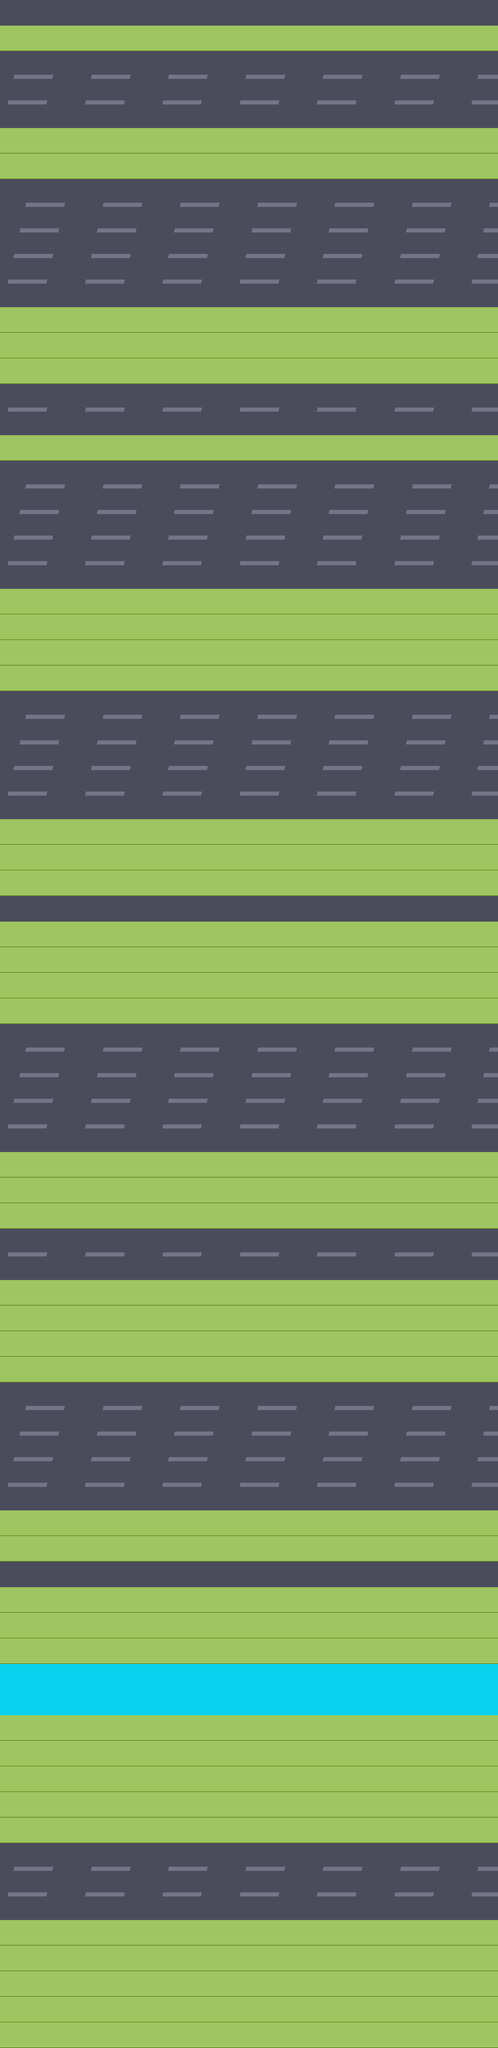

A 2D game scene composited from a Tiled map and its tileset images. What follows is a short description and the map's XML, with each tile layer's data collapsed to a summary:
An orthogonal 18x80 tile map with 80x74 px tiles, 3 tile layers (main, water, pro), 1 hidden layer not drawn, 2 tilesets and 117 objects.

<map version="1.0" tiledversion="1.1.4" orientation="orthogonal" renderorder="right-down" width="18" height="80" tilewidth="80" tileheight="74" infinite="0" nextobjectid="142">
 <tileset firstgid="1" name="road" tilewidth="80" tileheight="74" tilecount="360" columns="18">
  <image source="road.png" width="1508" height="1480" />
 </tileset>
 <tileset firstgid="361" name="sup" tilewidth="80" tileheight="74" tilecount="84" columns="7">
  <image source="sup.png" width="560" height="888" />
 </tileset>
 <layer name="main" width="18" height="80" opacity="0.9">
  <data>[1440 cells, 1440 non-empty, 216 distinct tile ids]</data>
 </layer>
 <layer name="water" width="18" height="80">
  <data>[1440 cells, 36 non-empty, 1 distinct tile ids]</data>
 </layer>
 <layer name="pro" width="18" height="80">
  <data>[1440 cells, 0 non-empty, 0 distinct tile ids]</data>
 </layer>
 <layer name="sup" width="18" height="80" visible="0">
  <data>[1440 cells, 245 non-empty, 35 distinct tile ids]</data>
 </layer>
 <objectgroup name="car">
  <object id="3" x="10" y="185">
   <properties>
    <property name="direction" value="2" />
    <property name="interval" value="3" />
    <property name="speed" value="2" />
    <property name="type" value="2" />
   </properties>
   <point />
  </object>
  <object id="4" x="10" y="37">
   <properties>
    <property name="direction" value="2" />
    <property name="interval" value="3" />
    <property name="speed" value="1" />
    <property name="type" value="1" />
   </properties>
   <point />
  </object>
  <object id="5" x="11" y="333">
   <properties>
    <property name="direction" value="2" />
    <property name="interval" value="3" />
    <property name="speed" value="1" />
    <property name="type" value="2" />
   </properties>
   <point />
  </object>
  <object id="6" x="10" y="703">
   <properties>
    <property name="direction" value="2" />
    <property name="interval" value="3" />
    <property name="speed" value="1" />
    <property name="type" value="1" />
   </properties>
   <point />
  </object>
  <object id="7" x="10" y="777">
   <properties>
    <property name="direction" value="2" />
    <property name="interval" value="3" />
    <property name="speed" value="2" />
    <property name="type" value="1" />
   </properties>
   <point />
  </object>
  <object id="8" x="10" y="1147">
   <properties>
    <property name="direction" value="2" />
    <property name="interval" value="3" />
    <property name="speed" value="2" />
    <property name="type" value="2" />
   </properties>
   <point />
  </object>
  <object id="9" x="10" y="1443">
   <properties>
    <property name="direction" value="2" />
    <property name="interval" value="3" />
    <property name="speed" value="3" />
    <property name="type" value="1" />
   </properties>
   <point />
  </object>
  <object id="10" x="10" y="1517">
   <properties>
    <property name="direction" value="2" />
    <property name="interval" value="3" />
    <property name="speed" value="1" />
    <property name="type" value="1" />
   </properties>
   <point />
  </object>
  <object id="11" x="10" y="2035">
   <properties>
    <property name="direction" value="2" />
    <property name="interval" value="3" />
    <property name="speed" value="2" />
    <property name="type" value="2" />
   </properties>
   <point />
  </object>
  <object id="12" x="10" y="2331">
   <properties>
    <property name="direction" value="2" />
    <property name="interval" value="3" />
    <property name="speed" value="2" />
    <property name="type" value="1" />
   </properties>
   <point />
  </object>
  <object id="13" x="10" y="3071">
   <properties>
    <property name="direction" value="2" />
    <property name="interval" value="3" />
    <property name="speed" value="1" />
    <property name="type" value="2" />
   </properties>
   <point />
  </object>
  <object id="14" x="10" y="3663">
   <properties>
    <property name="direction" value="2" />
    <property name="interval" value="3" />
    <property name="speed" value="2" />
    <property name="type" value="2" />
   </properties>
   <point />
  </object>
  <object id="15" x="12.6667" y="3293">
   <properties>
    <property name="direction" value="2" />
    <property name="interval" value="3" />
    <property name="speed" value="2" />
    <property name="type" value="2" />
   </properties>
   <point />
  </object>
  <object id="16" x="10" y="4107">
   <properties>
    <property name="direction" value="2" />
    <property name="interval" value="3" />
    <property name="speed" value="2" />
    <property name="type" value="1" />
   </properties>
   <point />
  </object>
  <object id="17" x="10" y="4329">
   <properties>
    <property name="direction" value="2" />
    <property name="interval" value="3" />
    <property name="speed" value="2" />
    <property name="type" value="1" />
   </properties>
   <point />
  </object>
  <object id="18" x="10" y="4255">
   <properties>
    <property name="direction" value="2" />
    <property name="interval" value="3" />
    <property name="speed" value="1" />
    <property name="type" value="1" />
   </properties>
   <point />
  </object>
  <object id="19" x="10" y="4551">
   <properties>
    <property name="direction" value="2" />
    <property name="interval" value="3" />
    <property name="speed" value="1" />
    <property name="type" value="1" />
   </properties>
   <point />
  </object>
  <object id="21" x="32" y="5383">
   <properties>
    <property name="direction" value="2" />
    <property name="interval" value="3" />
    <property name="speed" value="1" />
    <property name="type" value="1" />
   </properties>
   <point />
  </object>
  <object id="22" x="28" y="5531">
   <properties>
    <property name="direction" value="2" />
    <property name="interval" value="3" />
    <property name="speed" value="1" />
    <property name="type" value="2" />
   </properties>
   <point />
  </object>
  <object id="23" x="1430" y="259">
   <properties>
    <property name="direction" value="1" />
    <property name="interval" value="3" />
    <property name="speed" value="2" />
    <property name="type" value="1" />
   </properties>
   <point />
  </object>
  <object id="24" x="1430" y="555">
   <properties>
    <property name="direction" value="1" />
    <property name="interval" value="3" />
    <property name="speed" value="2" />
    <property name="type" value="2" />
   </properties>
   <point />
  </object>
  <object id="25" x="1430" y="625">
   <properties>
    <property name="direction" value="1" />
    <property name="interval" value="3" />
    <property name="speed" value="1" />
    <property name="type" value="2" />
   </properties>
   <point />
  </object>
  <object id="26" x="1430" y="851">
   <properties>
    <property name="direction" value="1" />
    <property name="interval" value="3" />
    <property name="speed" value="2" />
    <property name="type" value="2" />
   </properties>
   <point />
  </object>
  <object id="27" x="1430" y="1221">
   <properties>
    <property name="direction" value="1" />
    <property name="interval" value="3" />
    <property name="speed" value="1" />
    <property name="type" value="1" />
   </properties>
   <point />
  </object>
  <object id="28" x="1430" y="1369">
   <properties>
    <property name="direction" value="1" />
    <property name="interval" value="3" />
    <property name="speed" value="2" />
    <property name="type" value="1" />
   </properties>
   <point />
  </object>
  </objectgroup>
 <objectgroup name="block">
  <!-- 2 objects omitted --></objectgroup>
 <objectgroup name="tree">
  <!-- 77 objects omitted --></objectgroup>
</map>
<!-- 92 of 117 objects omitted -->
